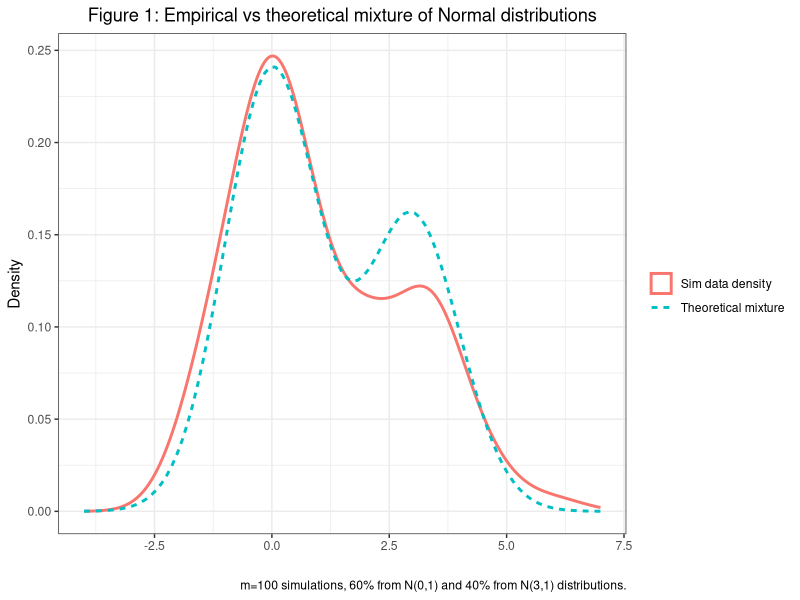

Source code (R): (Note: this script raises an error after producing the figure.)
## ---- chunk 1
knitr::opts_chunk$set(echo = F, fig.width = 10, fig.height = 5, 
                      cache = TRUE)
library(tidyverse)
library(magrittr)
library(mvtnorm)
## ---- chunk 2
p = 0.4
a = 0.05
num_samples = 100
# True if true mean =/= 0
## A = c(rep(1, p*num_samples), rep(0, (1-p)*num_samples))
set.seed(1234)
A = rbernoulli(n = num_samples, p = p)
t_nulls = rnorm(num_samples, 0, 1)
f_nulls = rnorm(num_samples, 3, 1)
samples = ifelse(A, f_nulls, t_nulls)
p_vals = pnorm(samples, lower.tail = F)

ggplot() + 
  geom_density(aes(x = samples, color = "Sim data density", lty = "Sim data density"),
               lwd = 1) + 
  stat_function(fun = function(x) (0.4*dnorm(x, mean = 3, sd = 1) + 0.6*dnorm(x, 0, 1)), 
                aes(col = "Theoretical mixture", lty = "Theoretical mixture"),
                lwd = 1) +
  xlim(-4, 7) +
  theme_bw() + 
  labs(x = "",
       y = "Density",
       title = "Figure 1: Empirical vs theoretical mixture of Normal distributions",
       caption = "m=100 simulations, 60% from N(0,1) and 40% from N(3,1) distributions.",
       color = "",
       lty = "") +
  theme(plot.title = element_text(hjust = 0.5))
## ---- chunk 3
# m === number of total hypotheses
func = function(p = 0.4, a = 0.05, m = 10, alt_hyp = 3, method = "BH") {
  # # A === True discoveries
  # p = 0.4
  # a = 0.05
  # m = 10
  # alt_hyp = 3
  # method = "BH"
  A = rbernoulli(m, p)
  # t_nulls = rnorm(m, 0, 1)
  # f_nulls = rnorm(m, alt_hyp, 1)
  # samples = ifelse(A, f_nulls, t_nulls)
  matp = MASS::mvrnorm(n = 1, 
                 mu = ifelse(A, alt_hyp, 0),
                 Sigma = diag(length(A)))
  
  p_vals = pnorm(matp, lower.tail = F)
  # p_vals = pnorm(samples, lower.tail = F)
  adj_p_vals = p.adjust(p = p_vals, method = method)
  
  # Test discoveries
  B = (adj_p_vals <= a)
  # FP = A' & B
  False_positive = !A & B
  # FDP = P(A' & B)/P(B)
  FDP = ifelse(is.na(sum(!A & B)/sum(B)), 0, sum(!A & B)/sum(B))
  
  # Power = P(reject Null | Null false) = P(reject & Null false)/P(Null false)
  Power = ifelse(is.na(sum(A & B)/sum(A)), 0, sum(A & B)/sum(A))
  return(c(FDP, Power))
}
# New function: do.many, where it just does 'many' and returns averages?
# Calculate FDR and Avg Power

# many = replicate(1000, func(method = "none")) %>% apply(., 1, FUN = mean) %>% print

df = expand_grid(p = rep(seq(0.01, 0.7, length.out = 10), each = 50), 
                 method = c("BH", "bonferroni", "none"),
                 alt_hyp = c(3,5), 
                 m = c(30, 100)) 

parallel::mcmapply(func,
                   mc.cores = parallel::detectCores(),
                   p = df$p, method = df$method, 
                   alt_hyp = df$alt_hyp, 
                   m = df$m) %>% 
  t() %>% 
  as_tibble() %>% 
  rename(FDR = V1, Power = V2) %>%
  mutate(df) -> many

# Increased p gives more true discoveries
ggplot(data = many, aes(x = p, y = Power, color = method, linetype = method)) +
  geom_point(size = 0.3, alpha = 0.2) +
  stat_summary(fun = "mean", geom = "line") +
  facet_grid(alt_hyp ~ m) +
  labs(x = expression("Proportion of false null hypotheses," ~ pi[1]),
       title = "Figure 2: Power of variations of parameters for FDR control methods") +
  scale_y_continuous(sec.axis = sec_axis(~ . , name = "True Difference in Means",
                                         breaks = NULL, labels = NULL), limits = c(0,1)) +
  scale_x_continuous(sec.axis = sec_axis(~ . , name = "Number of Hypotheses",
                                         breaks = NULL, labels = NULL))

ggplot(data = many, aes(x = p, y = FDR, color = method, linetype = method)) + 
  geom_point(size = 0.3, alpha = 0.3) +
  stat_summary(fun = "mean", geom = "line") + 
  facet_grid(alt_hyp ~ m) +
  geom_abline(intercept = 0.05, slope = 0) + 
  labs(x = expression("Proportion of false null hypotheses," ~ pi[1]),
       title = "Figure 3: FDR for variations of parameters for FDR control methods") +
  coord_cartesian(ylim =  c(0, 0.3)) + 
  scale_y_continuous(sec.axis = sec_axis(~ . , name = "True Difference in Means", 
                                         breaks = NULL, labels = NULL)) +
  scale_x_continuous(sec.axis = sec_axis(~ . , name = "Number of Hypotheses", 
                                         breaks = NULL, labels = NULL))
## ---- chunk 4
# Takes in rho, N, proportions, and the alternative hypothesis
# Outputs the T1 and T2 error rates for BH and Lfdr
BH_lfdr_fun = function(num.samples = 100, p = 0.4, rho = 0, alt.hyp = 3) {
  # Sigma has correlation structure rho and 1 on diagonal
  Sigma = matrix(nrow = num.samples, ncol = num.samples, data = rho)
  diag(Sigma) = 1
  # For known p, simulate the true hypothesis state
  theta = rbernoulli(num.samples, p)
  # Generate positively correlated data
  MVN = MASS::mvrnorm(n = 1, mu = ifelse(theta, alt.hyp, 0), Sigma = Sigma)
  # Get p-values for BH and adjust them
  MVN_p = pnorm(MVN, mean = 0, sd = 1, lower.tail = F)
  BH_p = p.adjust(MVN_p, method = "BH")
  # Copy/paste code from before to get Lfdr
  df = tibble(theta, 
              BH_p,
              f = (1-p)*dnorm(MVN, 0, 1) + p*dnorm(MVN, alt.hyp, 1),
              Lfdr = (1-p)*dnorm(MVN, 0, 1)/f) %>%
    arrange(Lfdr) %>%
    mutate(q = cumsum(Lfdr)/(1:length(Lfdr)),
           `q<a` = q < 0.05,
           `BH<a` = BH_p < 0.05,
           # Calculate errors for BH and Lfdr methods
           Lfdr_Type1error = `q<a`&!theta,
           Lfdr_Type2error = !`q<a`&theta,
           BH_Type1error = `BH<a` & !theta,
           BH_Type2error = theta & !`BH<a`) %>% 
    summarise(theta = sum(theta),
              Lfdr_disc = sum(`q<a`),
              BH_disc = sum(`BH<a`),
              Lfdr_T1 = sum(Lfdr_Type1error),
              Lfdr_T2 = sum(Lfdr_Type2error),
              BH_T1 = sum(BH_Type1error),
              BH_T2 = sum(BH_Type2error),
              p, rho, num.samples, alt.hyp)
  return(df)
}
# Independent case: rho = 0
df1 = expand.grid(p = rep(seq(0.01, 0.99, length.out = 20), times = 50), 
                 num.samples = c(30, 100, 250),
                 alt.hyp = c(3, 5))

parallel::mcmapply(FUN = BH_lfdr_fun, 
                   mc.cores = parallel::detectCores(), 
                   p = df1$p, 
                   num.samples = df1$num.samples, 
                   rho = 0, 
                   alt.hyp = df1$alt.hyp) -> b

# Move data around into a nice way to plot using ggplot
BH_Lfdr1 = t(b) %>% 
  as_tibble(column_name = rownames(b)) %>% 
  mutate_all(as.double) %>%
  mutate(BH_FDR = BH_T1/pmax(BH_disc, 1),
         Lfdr_FDR = Lfdr_T1/pmax(Lfdr_disc, 1),
         BH_Power = ifelse(theta == 0, 0, 1-BH_T2/theta),
         Lfdr_Power = ifelse(theta == 0, 0, 1-Lfdr_T2/theta), 
         .keep = "unused") %>%
  pivot_longer(cols = contains("_"),
               names_to = c("Method", "Type"),
               names_sep = "_",
               values_to = "Prob")

# Plot things
ggplot(BH_Lfdr1 %>% filter(Type == "FDR"), 
       mapping = aes(x = p, y = Prob, color = Method, linetype = Method)) + 
  stat_summary(fun = "mean", geom = "line") +
  geom_point(size = 0.3, alpha = 0.3) +
  geom_hline(yintercept = 0.05) + 
  facet_grid(alt.hyp ~ num.samples) +
  labs(x = expression("Proportion of false null hypotheses," ~ pi[1]),
       title = "FDR of Lfdr vs BH control methods in independence",
       y = "False discovery rate") +
  scale_y_continuous(sec.axis = sec_axis(~ . , name = "Alternative Hypothesis", 
                                         breaks = NULL, labels = NULL)) +
  coord_cartesian(ylim = c(0, 0.2)) + 
  scale_x_continuous(sec.axis = sec_axis(~ . , name = "Number of Hypotheses", 
                                         breaks = NULL, labels = NULL))

ggplot(BH_Lfdr1 %>% filter(Type == "Power"), 
       mapping = aes(x = p, y = Prob, color = Method, linetype = Method)) + 
  geom_point(size = 0.3, alpha = 0.3) +
  stat_summary(fun = "mean", geom = "line") +
  facet_grid(alt.hyp ~ num.samples) +
  labs(x = expression("Proportion of false null hypotheses," ~ pi[1]),
       title = "Power of Lfdr vs BH control methods in independence",
       y = "Power") +
  scale_y_continuous(sec.axis = sec_axis(~ . , name = "Alternative Hypothesis", 
                                         breaks = NULL, labels = NULL), limits = c(0,1)) +
  scale_x_continuous(sec.axis = sec_axis(~ . , name = "Number of Hypotheses", 
                                         breaks = NULL, labels = NULL))
## ---- chunk 5
# PRDS case: rho =/= 0
df2 = expand.grid(p = rep(seq(0.01, 0.99, length.out = 10), times = 50),
                 num.samples = c(30, 100, 250),
                 rho = c(0, 0.1, 0.8)) 

# Slow as heck without running in parallel
parallel::mcmapply(FUN = BH_lfdr_fun, 
                   mc.cores = parallel::detectCores(), 
                   p = df2$p, 
                   num.samples = df2$num.samples, 
                   rho = df2$rho, 
                   alt.hyp = 3) -> a
# Move data around into a nice way to plot using ggplot
BH_Lfdr2 = t(a) %>% 
  as_tibble(column_name = rownames(a)) %>% 
  mutate_all(as.double) %>%
  mutate(BH_FDR = BH_T1/pmax(BH_disc, 1),
         Lfdr_FDR = Lfdr_T1/pmax(Lfdr_disc, 1),
         BH_Power = ifelse(theta == 0, 0, 1-BH_T2/theta),
         Lfdr_Power = ifelse(theta == 0, 0, 1-Lfdr_T2/theta), 
         .keep = "unused") %>%
  pivot_longer(cols = contains("_"),
               names_to = c("Method", "Type"),
               names_sep = "_",
               values_to = "Prob")

# Plot things
ggplot(BH_Lfdr2 %>% filter(Type == "FDR"), 
       mapping = aes(x = p, y = Prob, color = Method, linetype = Method)) + 
  stat_summary(fun = "mean", geom = "line") +
  geom_point(size = 0.3, alpha = 0.3) +
  geom_hline(yintercept = 0.05) + 
  facet_grid(rho ~ num.samples) +
  labs(x = expression("Proportion of false null hypotheses," ~ pi[1]),
       title = "FDR of Lfdr vs BH control methods in positive dependence",
       y = "False discovery rate") +
  scale_y_continuous(sec.axis = sec_axis(~ . , name = "Amount of correlation", 
                                         breaks = NULL, labels = NULL)) +
  coord_cartesian(ylim = c(0, 0.2)) + 
  scale_x_continuous(sec.axis = sec_axis(~ . , name = "Number of Hypotheses", 
                                         breaks = NULL, labels = NULL))

ggplot(BH_Lfdr2 %>% filter(Type == "Power"), 
       mapping = aes(x = p, y = Prob, color = Method, linetype = Method)) + 
  geom_point(size = 0.3, alpha = 0.3) +
  stat_summary(fun = "mean", geom = "line") +
  facet_grid(rho ~ num.samples) +
  labs(x = expression("Proportion of false null hypotheses," ~ pi[1]),
       title = "Power of Lfdr vs BH control methods in positive dependence",
       y = "Power") +
  scale_y_continuous(sec.axis = sec_axis(~ . , name = "Amount of correlation", 
                                         breaks = NULL, labels = NULL), limits = c(0,1)) +
  scale_x_continuous(sec.axis = sec_axis(~ . , name = "Number of Hypotheses", 
                                         breaks = NULL, labels = NULL))
## ---- chunk 6
df3 = expand.grid(rho = rep(seq(0, 0.9, by = 0.1), times = 100),
                 num.samples = c(30, 100, 250),
                 p = c(0.1, 0.4, 0.8)) 

parallel::mcmapply(FUN = BH_lfdr_fun, 
                   mc.cores = parallel::detectCores(), 
                   p = df3$p, 
                   num.samples = df3$num.samples, 
                   rho = df3$rho, 
                   alt.hyp = 3) -> c

# Move data around into a nice way to plot using ggplot
BH_Lfdr3 = t(c) %>% 
  as_tibble(column_name = rownames(c)) %>% 
  mutate_all(as.double) %>%
  mutate(BH_FDR = BH_T1/pmax(BH_disc, 1),
         Lfdr_FDR = Lfdr_T1/pmax(Lfdr_disc, 1),
         BH_Power = ifelse(theta == 0, 0, 1-BH_T2/theta),
         Lfdr_Power = ifelse(theta == 0, 0, 1-Lfdr_T2/theta), 
         .keep = "unused") %>%
  pivot_longer(cols = contains("_"),
               names_to = c("Method", "Type"),
               names_sep = "_",
               values_to = "Prob")

# Plot things
ggplot(BH_Lfdr3 %>% filter(Type == "FDR"), 
       mapping = aes(x = rho, y = Prob, color = Method, linetype = Method)) + 
  stat_summary(fun = "mean", geom = "line") +
  geom_point(size = 0.3, alpha = 0.3) +
  geom_hline(yintercept = 0.05) + 
  facet_grid(p ~ num.samples) +
  labs(x = expression("Correlation between test statistics," ~ rho),
       title = "FDR of Lfdr vs BH control methods in positive dependence",
       y = "False discovery rate") +
  scale_y_continuous(sec.axis = sec_axis(~ . , name = "Proportion of false null hypotheses", 
                                         breaks = NULL, labels = NULL)) +
  coord_cartesian(ylim = c(0, 0.2)) + 
  scale_x_continuous(sec.axis = sec_axis(~ . , name = "Number of Hypotheses", 
                                         breaks = NULL, labels = NULL))

ggplot(BH_Lfdr3 %>% filter(Type == "Power"), 
       mapping = aes(x = rho, y = Prob, color = Method, linetype = Method)) + 
  geom_point(size = 0.3, alpha = 0.3) +
  stat_summary(fun = "mean", geom = "line") +
  facet_grid(p ~ num.samples) +
  labs(x = expression("Correlation between test statistics," ~ rho),
       title = "Power of Lfdr vs BH control methods in positive dependence",
       y = "Power") +
  scale_y_continuous(sec.axis = sec_axis(~ . , name = "Proportion of false null hypotheses", 
                                         breaks = NULL, labels = NULL), limits = c(0,1)) +
  scale_x_continuous(sec.axis = sec_axis(~ . , name = "Number of Hypotheses", 
                                         breaks = NULL, labels = NULL))
## ---- chunk 7
df4 = expand.grid(num.samples = rep(seq(10, 250, length.out = 10), times = 100),
                 rho = c(0, 0.1, 0.8),
                 p = c(0.1, 0.4, 0.8)) 

parallel::mcmapply(FUN = BH_lfdr_fun, 
                   mc.cores = parallel::detectCores(), 
                   p = df4$p, 
                   num.samples = df4$num.samples, 
                   rho = df4$rho, 
                   alt.hyp = 3) -> d

# Move data around into a nice way to plot using ggplot
BH_Lfdr4 = t(d) %>% 
  as_tibble(column_name = rownames(d)) %>% 
  mutate_all(as.double) %>%
  mutate(BH_FDR = BH_T1/pmax(BH_disc, 1),
         Lfdr_FDR = Lfdr_T1/pmax(Lfdr_disc, 1),
         BH_Power = ifelse(theta == 0, 0, 1-BH_T2/theta),
         Lfdr_Power = ifelse(theta == 0, 0, 1-Lfdr_T2/theta), 
         .keep = "unused") %>%
  pivot_longer(cols = contains("_"),
               names_to = c("Method", "Type"),
               names_sep = "_",   
               values_to = "Prob")

# Plot things
ggplot(BH_Lfdr4 %>% filter(Type == "FDR"), 
       mapping = aes(x = num.samples, y = Prob, color = Method, linetype = Method)) + 
  stat_summary(fun = "mean", geom = "line") +
  geom_point(size = 0.3, alpha = 0.3) +
  geom_hline(yintercept = 0.05) + 
  facet_grid(rho ~ p) +
  labs(x = expression("Number of hypotheses," ~m),
       title = "FDR of Lfdr vs BH control methods in positive dependence",
       y = "False discovery rate") +
  scale_y_continuous(sec.axis = sec_axis(~ . , name = "Amount of correlation", 
                                         breaks = NULL, labels = NULL)) +
  coord_cartesian(ylim = c(0, 0.2)) + 
  scale_x_continuous(sec.axis = sec_axis(~ . , name = "Proportion of signals", 
                                         breaks = NULL, labels = NULL))

ggplot(BH_Lfdr4 %>% filter(Type == "Power"), 
       mapping = aes(x = num.samples, y = Prob, color = Method, linetype = Method)) + 
  geom_point(size = 0.3, alpha = 0.3) +
  stat_summary(fun = "mean", geom = "line") +
  facet_grid(rho ~ p) +
  labs(x = expression("Number of hypotheses," ~m),
       title = "Power of Lfdr vs BH control methods in positive dependence",
       y = "Power") +
  scale_y_continuous(sec.axis = sec_axis(~ . , name = "Amount of correlation", 
                                         breaks = NULL, labels = NULL), limits = c(0,1)) +
  scale_x_continuous(sec.axis = sec_axis(~ . , name = "Proportion of signals", 
                                         breaks = NULL, labels = NULL))
## ---- chunk 8
df5 = expand.grid(alt.hyp = rep(seq(0.5, 5, length.out = 10), times = 100),
                 rho = c(0, 0.1, 0.8),
                 p = c(0.1, 0.4, 0.8)) 

parallel::mcmapply(FUN = BH_lfdr_fun, 
                   mc.cores = parallel::detectCores(), 
                   p = df5$p, 
                   num.samples = 100, 
                   rho = df5$rho, 
                   alt.hyp = df5$alt.hyp) -> e

# Move data around into a nice way to plot using ggplot
BH_Lfdr5 = t(e) %>% 
  as_tibble(column_name = rownames(e)) %>% 
  mutate_all(as.double) %>%
  mutate(BH_FDR = BH_T1/pmax(BH_disc, 1),
         Lfdr_FDR = Lfdr_T1/pmax(Lfdr_disc, 1),
         BH_Power = ifelse(theta == 0, 0, 1-BH_T2/theta),
         Lfdr_Power = ifelse(theta == 0, 0, 1-Lfdr_T2/theta), 
         .keep = "unused") %>%
  pivot_longer(cols = contains("_"),
               names_to = c("Method", "Type"),
               names_sep = "_",   
               values_to = "Prob")

# Plot things
ggplot(BH_Lfdr5 %>% filter(Type == "FDR"), 
       mapping = aes(x = alt.hyp, y = Prob, color = Method, linetype = Method)) + 
  stat_summary(fun = "mean", geom = "line") +
  geom_point(size = 0.3, alpha = 0.3) +
  geom_hline(yintercept = 0.05) + 
  facet_grid(rho ~ p) +
  labs(x = expression("Mean of alternative hypothesis," ~mu[1]),
       title = "FDR of Lfdr vs BH control methods in positive dependence",
       y = "False discovery rate") +
  scale_y_continuous(sec.axis = sec_axis(~ . , name = "Amount of correlation", 
                                         breaks = NULL, labels = NULL)) +
  coord_cartesian(ylim = c(0, 0.2)) + 
  scale_x_continuous(sec.axis = sec_axis(~ . , name = "Proportion of signals", 
                                         breaks = NULL, labels = NULL))

ggplot(BH_Lfdr5 %>% filter(Type == "Power"), 
       mapping = aes(x = alt.hyp, y = Prob, color = Method, linetype = Method)) + 
  geom_point(size = 0.3, alpha = 0.3) +
  stat_summary(fun = "mean", geom = "line") +
  facet_grid(rho ~ p) +
  labs(x = expression("Mean of alternative hypothesis," ~mu[1]),
       title = "Power of Lfdr vs BH control methods in positive dependence",
       y = "Power") +
  scale_y_continuous(sec.axis = sec_axis(~ . , name = "Amount of correlation", 
                                         breaks = NULL, labels = NULL), limits = c(0,1)) +
  scale_x_continuous(sec.axis = sec_axis(~ . , name = "Proportion of signals", 
                                         breaks = NULL, labels = NULL))
